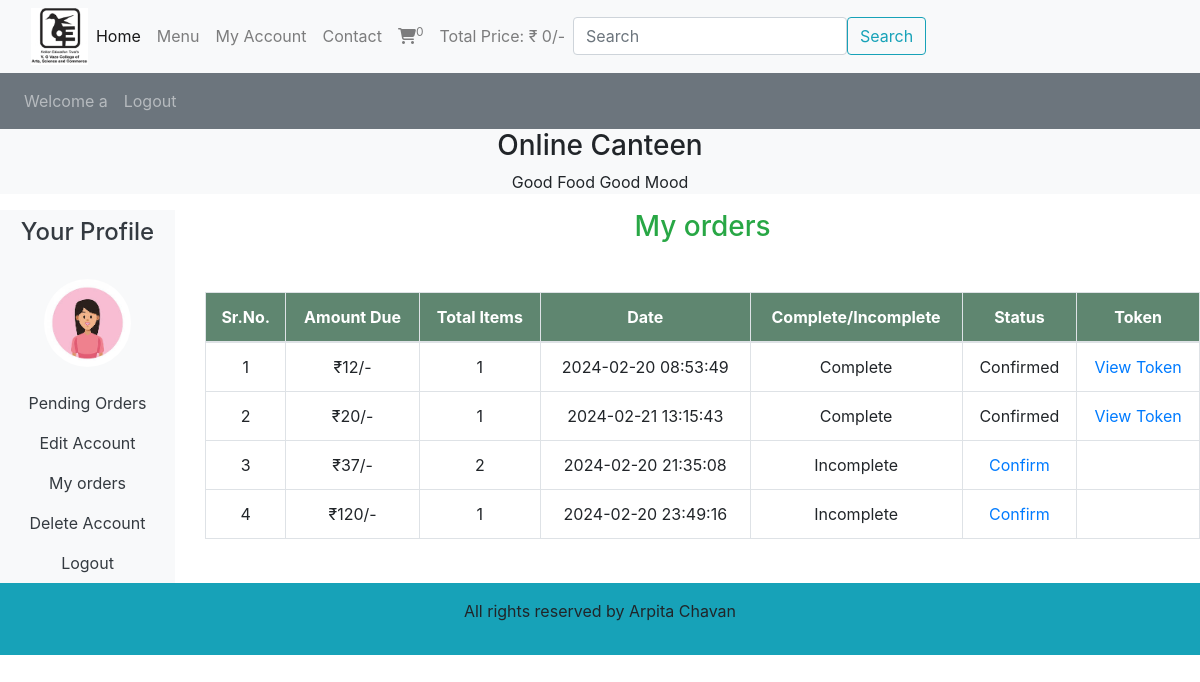
/users/profile.php?my_orders (signed in), run on the app's committed database.
### tables this page shows
CREATE TABLE `user_table` (
  `user_id` int(11) NOT NULL,
  `username` varchar(100) NOT NULL,
  `user_email` varchar(100) NOT NULL,
  `password` varchar(255) NOT NULL,
  `user_image` varchar(255) NOT NULL,
  `user_ip` int(100) NOT NULL
);

CREATE TABLE `user_orders` (
  `order_id` int(11) NOT NULL,
  `user_id` int(11) NOT NULL,
  `amount_due` int(255) NOT NULL,
  `invoice_number` int(255) NOT NULL,
  `total_products` int(255) NOT NULL,
  `product_quantities` int(255) NOT NULL,
  `order_date` timestamp NOT NULL DEFAULT current_timestamp() ON UPDATE current_timestamp(),
  `order_status` varchar(255) NOT NULL
);

### users/my_orders.php (the view, shortened to what this page needs)
<!DOCTYPE html>
<html lang="en">
<head>
</head>
<body>
    <?php
    $username=$_SESSION['username'];
    $get_user="Select * from `user_table` where username='$username'";
    $result=mysqli_query($con,$get_user);
    $row_fetch=mysqli_fetch_array($result);
    $user_id=$row_fetch['user_id'];
    ?>
    <h3 class="text-success">My orders</h3>
    <table class="table table-bordered mt-5 p-0">
        <thead class="border border-dark rounded">
            <tr>
                <th>Sr.No.</th>
                <th>Amount Due</th>
                <th>Total Items</th>
                <th>Date</th>
                <th>Complete/Incomplete</th>
                <th>Status</th>
                <th>Token</th>
            </tr>
        </thead>
        <tbody>
            <?php
            $get_order_details="Select * from `user_orders` where user_id=$user_id";
            $result_orders=mysqli_query($con,$get_order_details);
            $number=1;
            while($row_orders=mysqli_fetch_array($result_orders)){
                $order_id=$row_orders['order_id'];
                $amount_due=$row_orders['amount_due'];
                $total_products=$row_orders['total_products'];
                $order_date=$row_orders['order_date'];
                $order_status=$row_orders['order_status'];
                if($order_status=='pending'){
                    $order_status='Incomplete';
                }else{
                    $order_status="Complete";
                }
                echo "<tr>
                    <td>$number</td>
                    <td>₹$amount_due/-</td>
                    <td>$total_products</td>
                    <td>$order_date</td>
                    <td>$order_status</td>";
                if($order_status=='Complete'){
                    echo "<td>Confirmed</td>";
                } else{
                    echo "<td><a href='confirm_order.php?order_id=$order_id'>Confirm</a></td>";
                }
                if($order_status == 'Complete') {
                    echo "<td><a href='token.php?order_id=$order_id'>View Token</a></td>";
                } else {
                    echo "<td></td>";
                }
                echo "</tr>";
                $number++;
            }
            ?>
        </tbody>
    </table>
</body>
</html>

### users/profile.php (shortened to what this page needs)
<?php
include('../functions/common_function.php');
?>
<!DOCTYPE html>
<html lang="en">
<head>
    <link rel="stylesheet" href="https://cdn.jsdelivr.net/npm/bootstrap@4.0.0/dist/css/bootstrap.min.css">
    <link rel="stylesheet" href="https://cdnjs.cloudflare.com/ajax/libs/font-awesome/6.5.1/css/all.min.css" />
    <link rel="stylesheet" href="../style.css">
  </head>
<body>
    <div class="container-fluid p-0">
        <nav class="navbar navbar-expand-lg navbar-light bg-light">
  <div class="container-fluid">
    <img src="../images/logo.jpg" alt="" class="logo">
    <div class="collapse navbar-collapse" id="navbarSupportedContent">
      <ul class="navbar-nav me-auto mb-2 mb-lg-0">
        <li class="nav-item">
          <a class="nav-link active" aria-current="page" href="../index.php">Home</a>
        </li>
        <li class="nav-item">
          <a class="nav-link" href="../display_all.php">Menu</a>
        </li>
        <li class="nav-item">
          <a class="nav-link" href="profile.php">My Account</a>
        </li>
        <li class="nav-item">
          <a class="nav-link" href="#">Contact</a>
        </li>
        <li class="nav-item">
          <a class="nav-link" href="../cart.php"><i class="fa-solid fa-cart-shopping"></i><sup><?php cart_item();?></sup></a>
        </li>
        <li class="nav-item">
          <a class="nav-link" href="#">Total Price: ₹ <?php total_cart_price();?>/-</a>
        </li>
      </ul>
      <form class="d-flex" action="../search_product.php" method="get">
        <input class="form-control me-2" type="search" placeholder="Search" aria-label="Search" name="search_data">
        <input type="submit" value="Search" class="btn btn-outline-info" name="search_data_product">
      </form>
    </div>
  </div>
</nav>
<nav class="navbar navbar-expand-lg navbar-dark bg-secondary">
    <ul class="navbar-nav me-auto">
        <?php
        if(!isset($_SESSION['username'])){
          echo "<li class='nav-item'>
          <a class='nav-link' href='#'>Welcome Guest</a>
        </li>";
        }else{
          echo "<li class='nav-item'>
          <a class='nav-link' href='#'>Welcome ".$_SESSION['username']."</a>
        </li>";
        }
if(!isset($_SESSION['username'])){
  echo "<li class='nav-item'>
  <a class='nav-link' href='user_login.php'>Login</a>
</li>";
}else{
  echo "<li class='nav-item'>
  <a class='nav-link' href='logout.php'>Logout</a>
</li>";
}
?>
    </ul>
</nav>
<div class="bg-light">
    <h3 class="text-center">Online Canteen</h3>
    <p class="text-center">Good Food Good Mood</p>
</div>
<div class="row">
    <div class="col-md-2">
<ul class="navbar-nav bg-secondary text-center">
<li class="nav-item bg-light">
          <a class="nav-link text-dark" href="#"><h4>Your Profile</h4></a>
        </li>
<?php
$username=$_SESSION['username'];
$user_image="Select* from `user_table` where username='$username'";
$result_image=mysqli_query($con,$user_image);
$row_image=mysqli_fetch_array($result_image);
$user_image=$row_image['user_image'];
echo "<li class='nav-item bg-light'>
<img src='./user_images/$user_image' class='profile_img my-3 rounded-circle' alt=''>
</li>";
?>
        <li class="nav-item bg-light">
          <a class="nav-link text-dark" href="profile.php">Pending Orders</a>
        </li>
        <li class="nav-item bg-light">
          <a class="nav-link text-dark" href="profile.php?edit_account">Edit Account</a>
        </li>
        <li class="nav-item bg-light">
          <a class="nav-link text-dark" href="profile.php?my_orders">My orders</a>
        </li>
        <li class="nav-item bg-light">
          <a class="nav-link text-dark" href="profile.php?delete_account">Delete Account</a>
        </li>
        <li class="nav-item bg-light">
          <a class="nav-link text-dark" href="logout.php">Logout</a>
        </li>
</ul>
    </div>
    <div class="col-md-10 text-center">
    <?php
    if(isset($_GET['my_orders']))
    {
        include('my_orders.php');
    }
    ?>
    </div>
</div>
<?php
include('../includes/footer.php');
?>
    </div>
</body>
</html>

### style.css (style rules this page uses)
* { margin: 0; padding: 0; box-sizing: border-box; }
.logo { width:5%; height: 5%; }

### users/profile.php (style rules this page uses)
.profile_img { width: 50%; margin: auto; display: block; object-fit: contain; }

### users/my_orders.php (style rules this page uses)
th { background: #5F8670; color: white; }

### data on the page
user_table: user_image (picture)
user_orders: amount_due "12", total_products "1", order_date "2024-02-20 08:53:49", order_status "Complete", shows "Confirmed"
user_orders: amount_due "20", total_products "1", order_date "2024-02-21 13:15:43", order_status "Complete", shows "Confirmed"
user_orders: amount_due "37", total_products "2", order_date "2024-02-20 21:35:08", order_status "Incomplete"
user_orders: amount_due "120", total_products "1", order_date "2024-02-20 23:49:16", order_status "Incomplete"

### other printed values
$count_cart_items "0"
$total_price "0"
$_SESSION['username'] "a"
